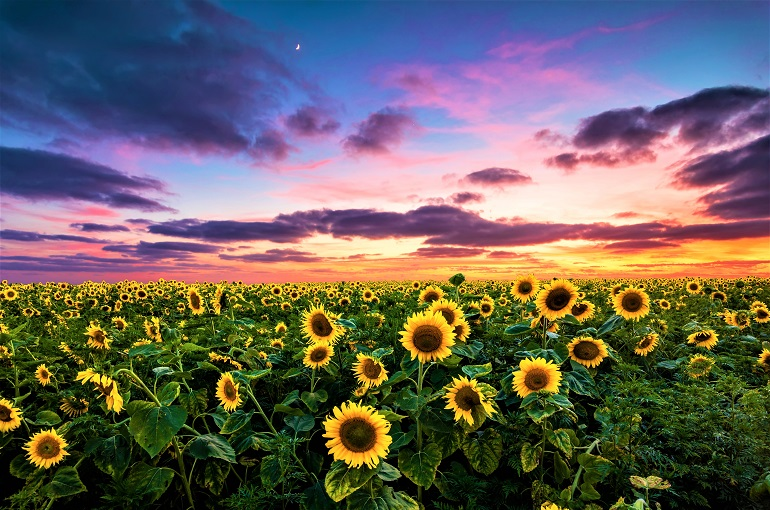
#> input picture sunflower.jpeg, 770 x 510 px, found by its file name
$ python skeleton.py
#> lines starting #> are read from the running program, lines starting #| are printed output that depends on the picture; after the words box and inside, x2 and y2 are one past the last pixel; in counts of white or black regions, pixels touching at a corner belong together
import cv2
import numpy as np
import matplotlib.pyplot as plt

img = cv2.imread("sunflower.jpeg",0)
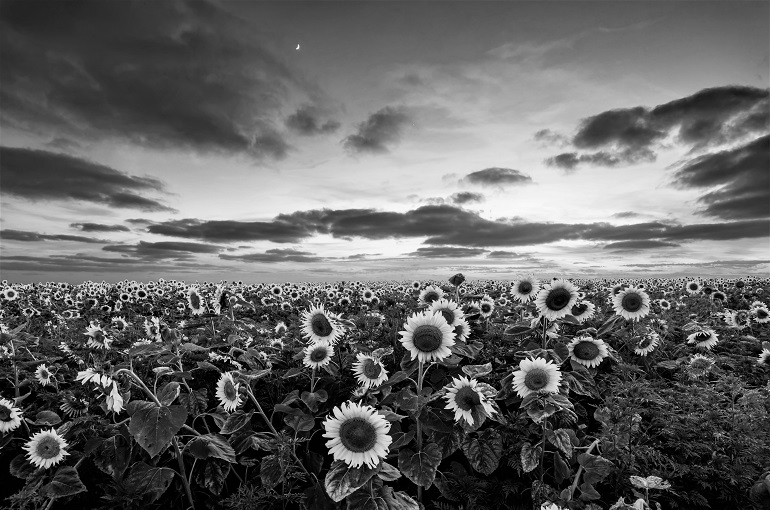
#> img: shape (510, 770); min 0, max 255, mean 100.1
cv2.imshow("Original Image",img)
cv2.waitKey(0)
cv2.destroyAllWindows()

ret,img = cv2.threshold(img, 127, 255, 0)
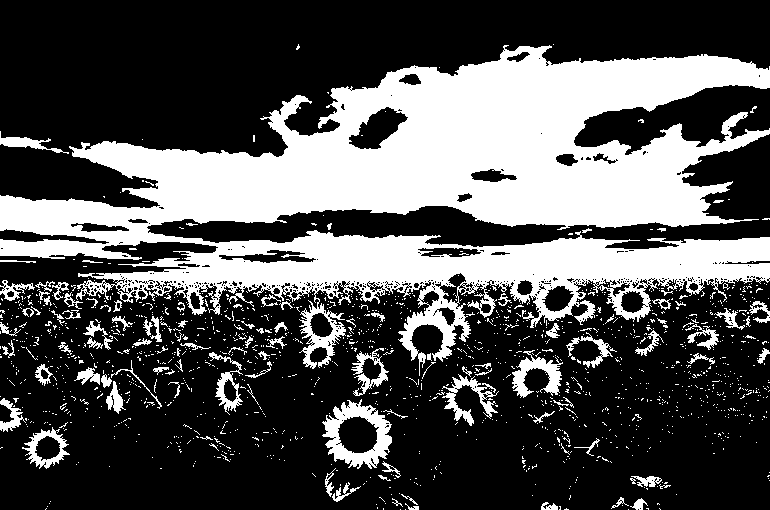
#> img: shape (510, 770); 32.4% white; 1463 white regions (1357 under 20 px), largest, box (x1, y1, x2, y2) and area: (0, 45, 770, 376) 109796, (322, 399, 392, 469) 2131, (512, 350, 563, 398) 1026

size = np.size(img)
#> size = 392700
skel = np.zeros(img.shape, np.uint8)
element = cv2.getStructuringElement(cv2.MORPH_CROSS, (3,3))
while True:
    open = cv2.morphologyEx(img, cv2.MORPH_OPEN, element)
    temp = cv2.subtract(img, open)
    eroded = cv2.erode(img, element)
    skel = cv2.bitwise_or(skel,temp)
    img = eroded.copy()
    if cv2.countNonZero(img)==0:
        break
#> this loop made 59 passes
#> pass 1, `open = cv2.morphologyEx(img, cv2.MORPH_OPEN, element)`:
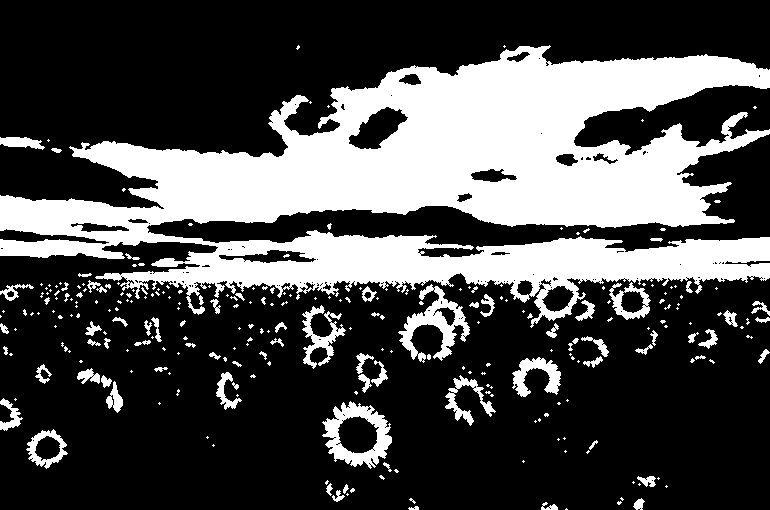
#> open: shape (510, 770); 29.8% white; 271 white regions (187 under 20 px), largest, box (x1, y1, x2, y2) and area: (0, 45, 770, 328) 101744, (322, 401, 392, 469) 2038, (398, 284, 470, 363) 1929
#> pass 1, `temp = cv2.subtract(img, open)`:
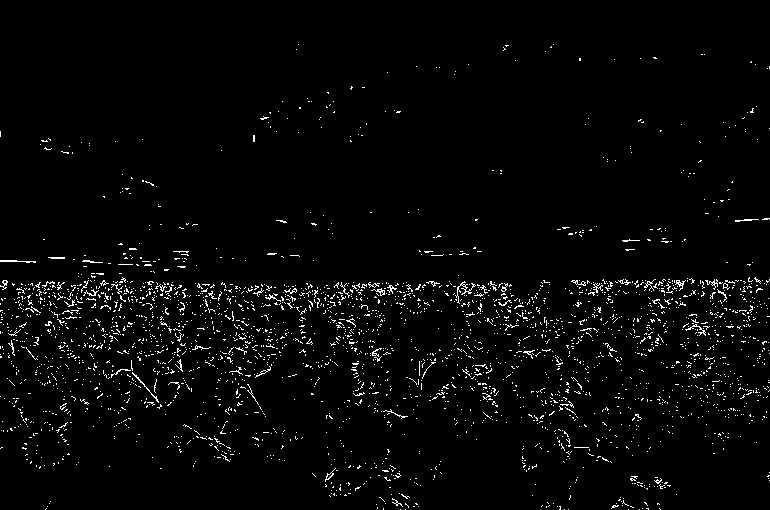
#> temp: shape (510, 770); 2.6% white in thin lines or dots
#> pass 1, `eroded = cv2.erode(img, element)`:
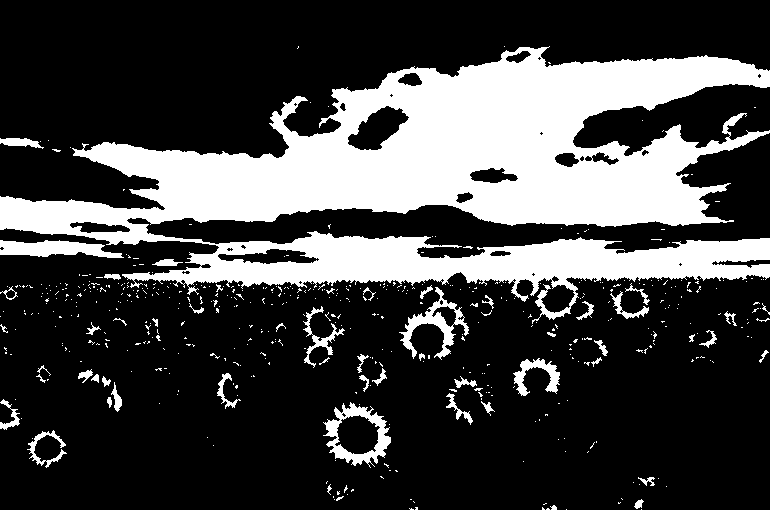
#> eroded: shape (510, 770); 26.3% white; 509 white regions (454 under 20 px), largest, box (x1, y1, x2, y2) and area: (0, 46, 770, 324) 92305, (323, 402, 391, 468) 1546, (0, 240, 124, 258) 1430
#> pass 2, `open = cv2.morphologyEx(img, cv2.MORPH_OPEN, element)`:
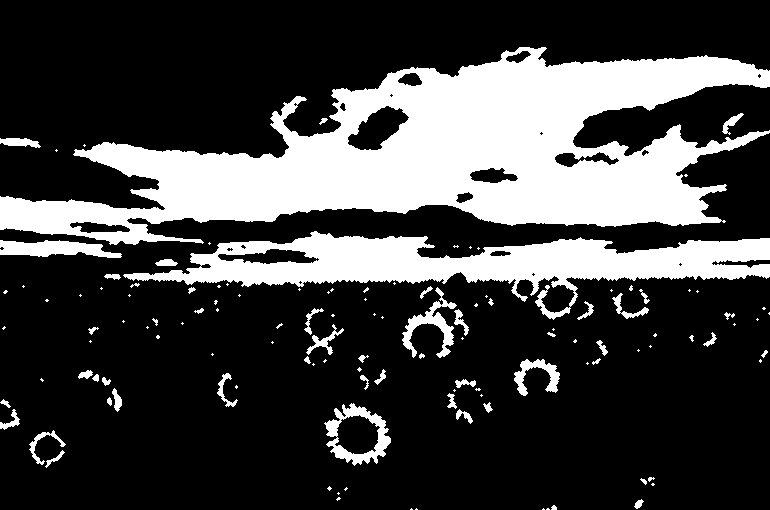
#> open: shape (510, 770); 25.6% white; 125 white regions (72 under 20 px), largest, box (x1, y1, x2, y2) and area: (0, 47, 770, 245) 70365, (123, 231, 770, 320) 21151, (324, 403, 391, 466) 1484
#> after the loop: img: shape (510, 770); every value is 0
#> after the loop:
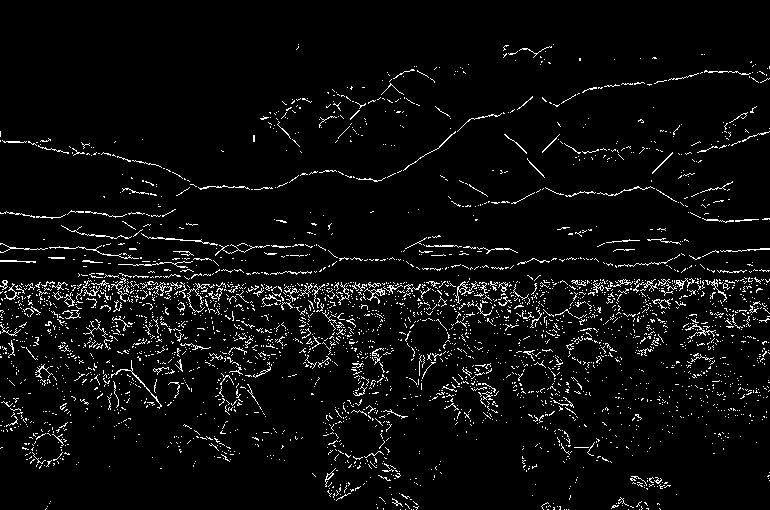
#> skel: shape (510, 770); 4.7% white in thin lines or dots

plt.imshow(skel)
plt.title('Skeleton of Image')
plt.show()

$ run again, with coins.jpeg copied over sunflower.jpeg
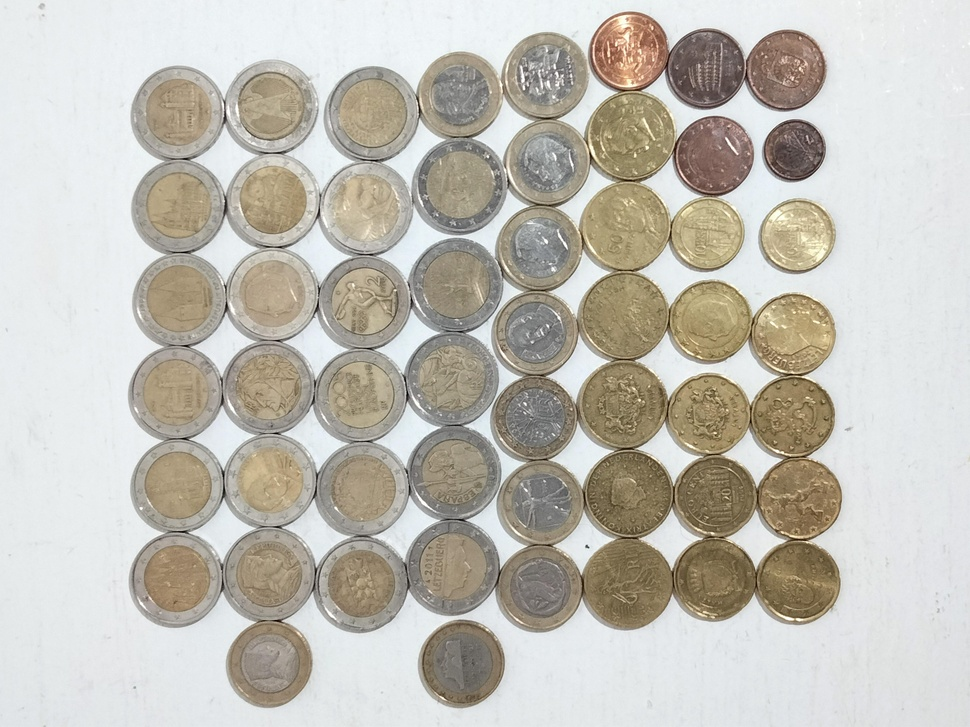
#> input picture coins.jpeg, 970 x 727 px, shrunk from 4160 x 3120 before the run, found by its file name
#> `ret,img = cv2.threshold(img, 127, 255, 0)`:
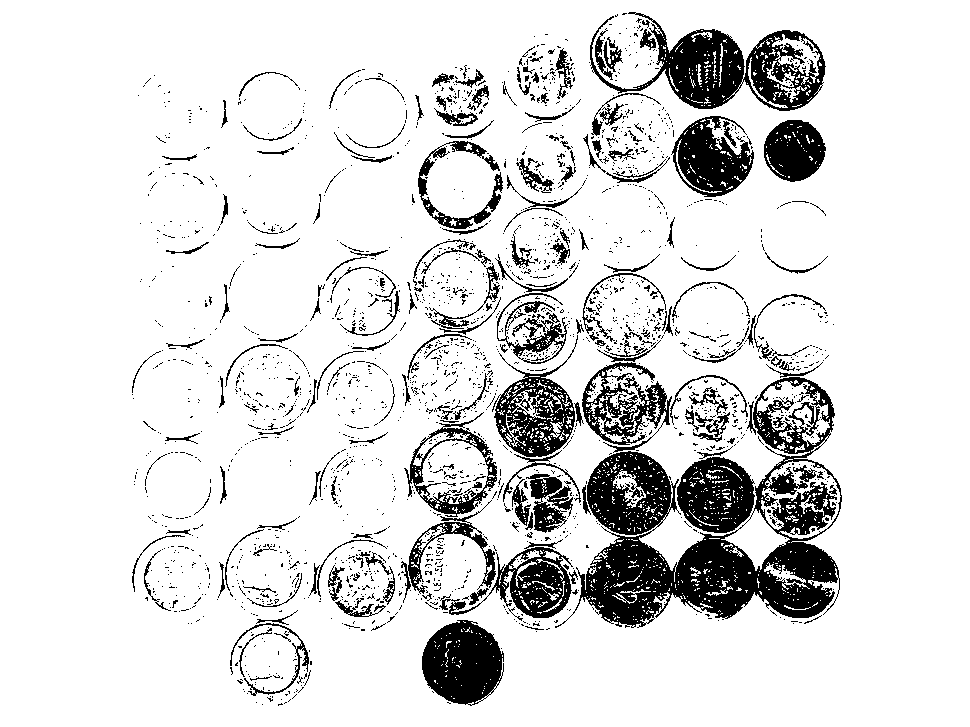
#> img: shape (727, 970); 86.8% white; 2253 black regions (2030 under 20 px), largest, box (x1, y1, x2, y2) and area: (555, 377, 842, 628) 24616, (590, 12, 826, 111) 8458, (422, 620, 504, 706) 5092
#> size = 705190
#> after the loop `while True:`:
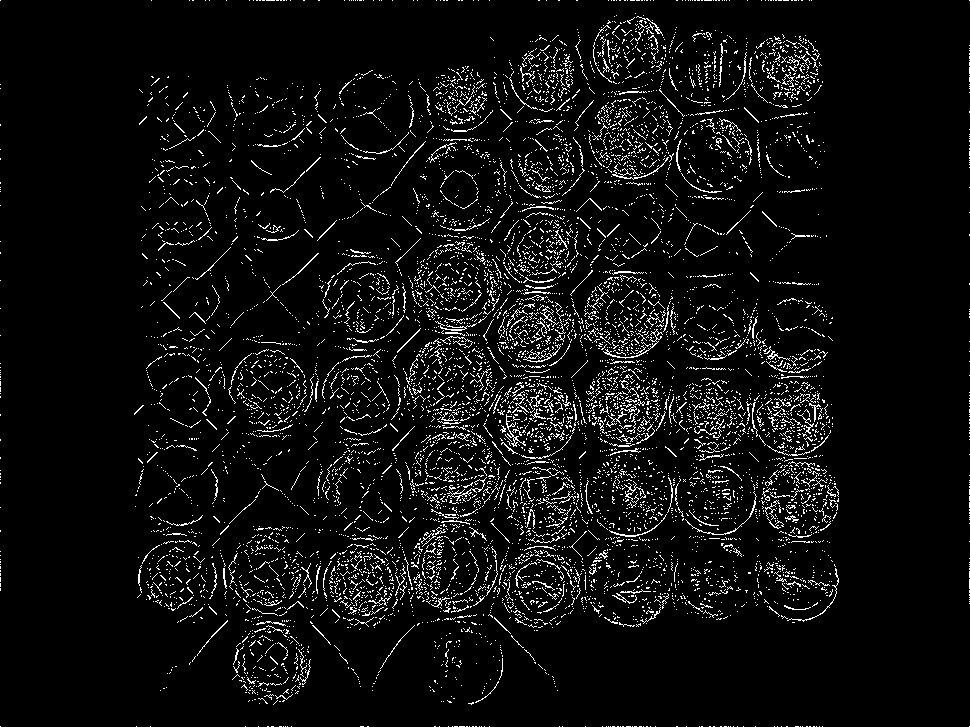
#> skel: shape (727, 970); 5.7% white in thin lines or dots

$ run again, with galaxy.jpeg copied over sunflower.jpeg
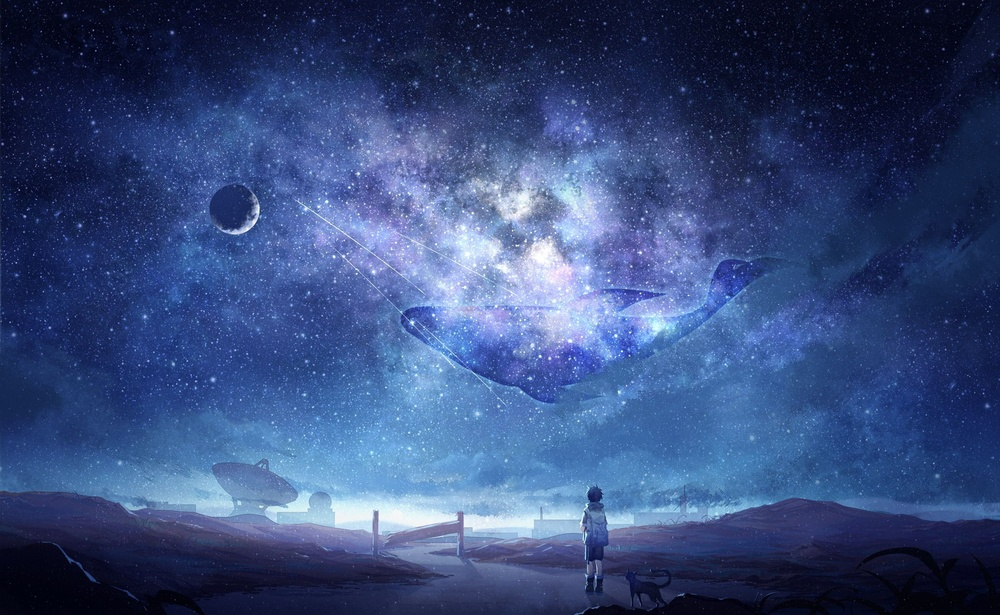
#> input picture galaxy.jpeg, 1000 x 615 px, shrunk from 2600 x 1600 before the run, found by its file name
#> `ret,img = cv2.threshold(img, 127, 255, 0)`:
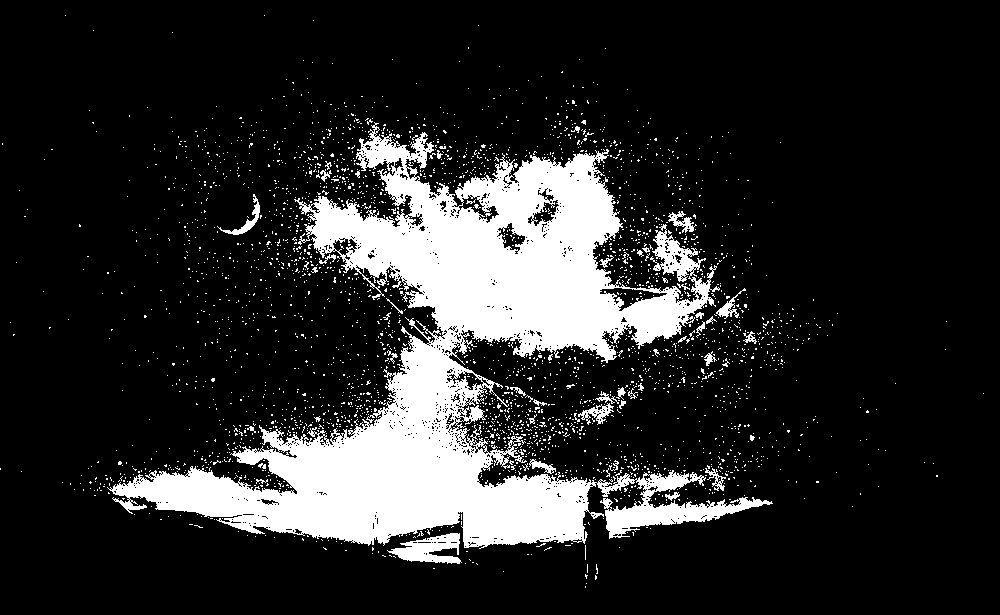
#> img: shape (615, 1000); 16.4% white; 2941 white regions (2893 under 20 px), largest, box (x1, y1, x2, y2) and area: (107, 122, 773, 549) 89691, (387, 533, 462, 564) 1257, (217, 194, 260, 235) 313
#> size = 615000
#> after the loop `while True:`:
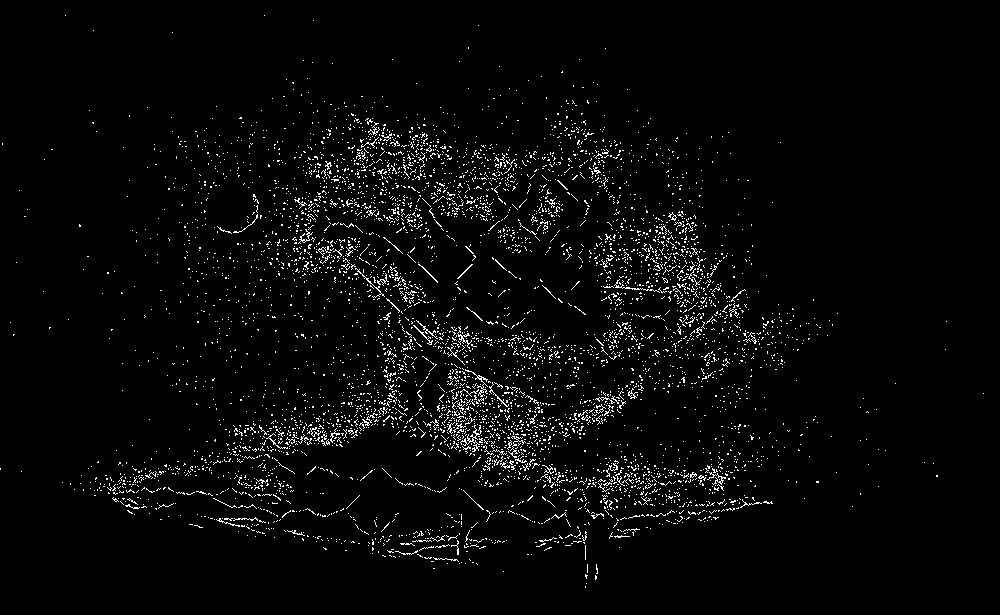
#> skel: shape (615, 1000); 3.1% white in thin lines or dots
